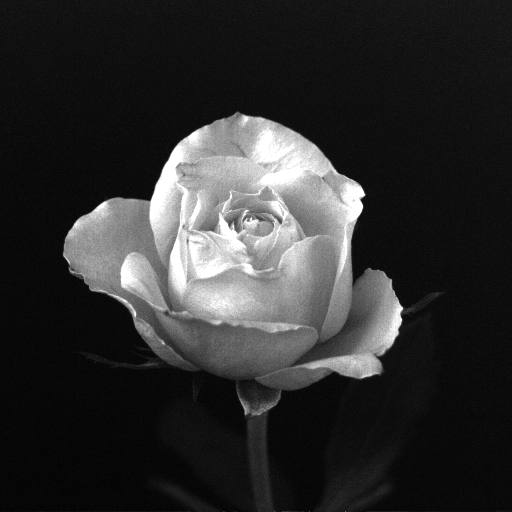
#> input picture fft/rose512.tif, 512 x 512 px
$ python Q1.py
#> lines starting #> are read from the running program, lines starting #| are printed output that depends on the picture
#!/usr/bin/env python
# encoding: utf-8
'''
@author: shibaorong
@license: (C) Copyright 2019, Node Supply Chain Manager Corporation Limited.
@contact: diamond_br@163.com
@software: pycharm
@file: Q1.py
@time: 2019/10/12 14:27
@desc:
'''
import numpy as np
import cv2
import matplotlib.pyplot as plt

def dft2D(f):

    f=np.fft.fft(f,axis=-1)
    f=np.fft.fft(f,axis=-2)

    return f

if __name__=='__main__':
    f=cv2.imread('rose512.tif',0)
#> f is the input picture: shape (512, 512); min 0, max 255, mean 46.8
    f=dft2D(f)
    fimg = np.log(np.abs(f))
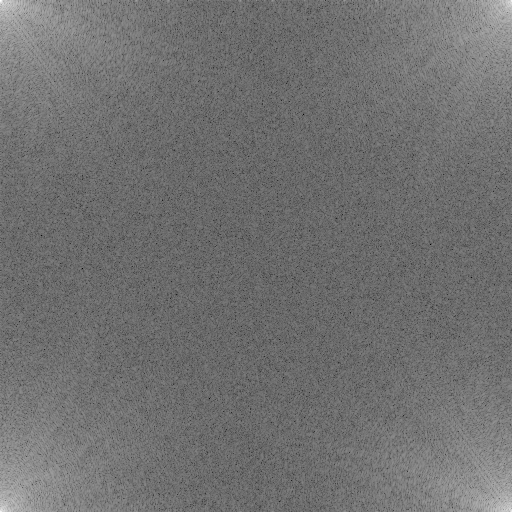
#> fimg: shape (512, 512) float64; min 0.792, max 16.32, mean 7.68; drawn with min black and max white
    plt.imshow(fimg, 'gray')
    plt.show()
